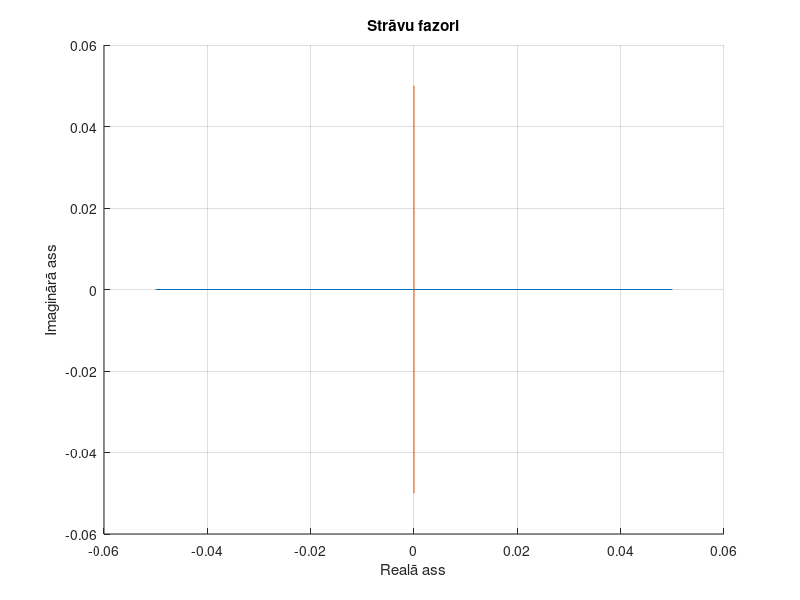

MATLAB code for this plot: (Note: this script raises an error after producing the figure.)
R1=0.5e3; R2=0.3e3; R3=0.2e3; L1=0.8e-3; L2=1e-3; C1=1.5e-9; C3=1.6e-9;
omega=10^5*2*pi;
Zl1=L1*i*omega; Zl2=L2*i*omega;
Zc1=1/(C1*i*omega); Zc3=1/(C3*i*omega);
 fa2 = -0.4*pi; fa3 = 0.5*pi;
 U2=12*exp(i*fa2); U3=11*exp(i*fa3);

Z = [Zc1+Zl1+R1+R2+Zl2 -R2-Zl2
    Zl2+R2+R3+Zc3 -R2-Zl2];
U = [-U2;U2+U3];

Ik = Z\U;

I1 = Ik(1);
I2 = Ik(1) - Ik(2);
I3 = Ik(2);
I = [I1 I2 I3];

figure
x=5e-2;
hold on
plot ([-x, x], [0,0]) %draw vertical line
plot ([0,0], [-x, x]) %draw horizontal line
grid on
xlabel('Realā ass')
ylabel('Imaginārā ass')
title('Strāvu fazori')
str = {'I1','I2','I3'};
for k=1:3
   arrow( [ 0 0 ], [ real(I(k)) imag(I(k)) ] ) 
   
   text(real(I(k)),imag(I(k)), str(k))
end
